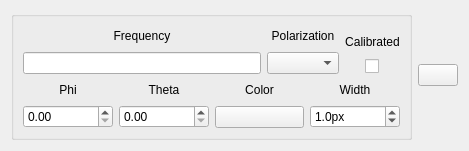
<?xml version="1.0" encoding="UTF-8"?>
<ui version="4.0">
 <class>PolarTraceSettings</class>
 <widget class="QWidget" name="PolarTraceSettings">
  <property name="geometry">
   <rect>
    <x>0</x>
    <y>0</y>
    <width>469</width>
    <height>151</height>
   </rect>
  </property>
  <property name="windowTitle">
   <string>Form</string>
  </property>
  <layout class="QHBoxLayout" name="horizontalLayout_3">
   <item>
    <widget class="QGroupBox" name="groupBox">
     <layout class="QVBoxLayout" name="verticalLayout_7">
      <item>
       <layout class="QHBoxLayout" name="horizontalLayout">
        <item>
         <layout class="QVBoxLayout" name="verticalLayout_5">
          <item>
           <widget class="QLabel" name="frequencyLabel">
            <property name="text">
             <string>Frequency</string>
            </property>
            <property name="alignment">
             <set>Qt::AlignCenter</set>
            </property>
           </widget>
          </item>
          <item>
           <widget class="FrequencyLineEdit" name="freq_le"/>
          </item>
         </layout>
        </item>
        <item>
         <layout class="QVBoxLayout" name="verticalLayout_2">
          <item>
           <widget class="QLabel" name="label_6">
            <property name="text">
             <string>Polarization</string>
            </property>
            <property name="alignment">
             <set>Qt::AlignCenter</set>
            </property>
           </widget>
          </item>
          <item>
           <widget class="QComboBox" name="pol_cb"/>
          </item>
         </layout>
        </item>
        <item>
         <layout class="QVBoxLayout" name="verticalLayout" stretch="0,0">
          <property name="spacing">
           <number>2</number>
          </property>
          <property name="bottomMargin">
           <number>0</number>
          </property>
          <item>
           <widget class="QLabel" name="label_4">
            <property name="sizePolicy">
             <sizepolicy hsizetype="Preferred" vsizetype="Preferred">
              <horstretch>0</horstretch>
              <verstretch>0</verstretch>
             </sizepolicy>
            </property>
            <property name="text">
             <string>Calibrated</string>
            </property>
            <property name="alignment">
             <set>Qt::AlignCenter</set>
            </property>
           </widget>
          </item>
          <item alignment="Qt::AlignHCenter">
           <widget class="QCheckBox" name="calibrated_checkbox">
            <property name="sizePolicy">
             <sizepolicy hsizetype="Fixed" vsizetype="Fixed">
              <horstretch>0</horstretch>
              <verstretch>0</verstretch>
             </sizepolicy>
            </property>
            <property name="text">
             <string/>
            </property>
           </widget>
          </item>
         </layout>
        </item>
       </layout>
      </item>
      <item>
       <layout class="QHBoxLayout" name="horizontalLayout_2">
        <item>
         <widget class="QWidget" name="phi_widget" native="true">
          <layout class="QVBoxLayout" name="verticalLayout_9">
           <property name="leftMargin">
            <number>0</number>
           </property>
           <property name="topMargin">
            <number>0</number>
           </property>
           <property name="rightMargin">
            <number>0</number>
           </property>
           <property name="bottomMargin">
            <number>0</number>
           </property>
           <item>
            <widget class="QLabel" name="label">
             <property name="text">
              <string>Phi</string>
             </property>
             <property name="alignment">
              <set>Qt::AlignCenter</set>
             </property>
            </widget>
           </item>
           <item>
            <widget class="ListSpinBox" name="phi_lsb"/>
           </item>
          </layout>
         </widget>
        </item>
        <item>
         <widget class="QWidget" name="theta_widget" native="true">
          <layout class="QVBoxLayout" name="verticalLayout_8">
           <property name="leftMargin">
            <number>0</number>
           </property>
           <property name="topMargin">
            <number>0</number>
           </property>
           <property name="rightMargin">
            <number>0</number>
           </property>
           <property name="bottomMargin">
            <number>0</number>
           </property>
           <item>
            <widget class="QLabel" name="label_9">
             <property name="text">
              <string>Theta</string>
             </property>
             <property name="alignment">
              <set>Qt::AlignCenter</set>
             </property>
            </widget>
           </item>
           <item>
            <widget class="ListSpinBox" name="theta_lsb"/>
           </item>
          </layout>
         </widget>
        </item>
        <item>
         <layout class="QVBoxLayout" name="verticalLayout_3">
          <item>
           <widget class="QLabel" name="label_2">
            <property name="text">
             <string>Color</string>
            </property>
            <property name="alignment">
             <set>Qt::AlignCenter</set>
            </property>
           </widget>
          </item>
          <item>
           <widget class="ColorButton" name="trace_color_btn">
            <property name="text">
             <string/>
            </property>
           </widget>
          </item>
         </layout>
        </item>
        <item>
         <layout class="QVBoxLayout" name="verticalLayout_4">
          <item>
           <widget class="QLabel" name="label_3">
            <property name="text">
             <string>Width</string>
            </property>
            <property name="alignment">
             <set>Qt::AlignCenter</set>
            </property>
           </widget>
          </item>
          <item>
           <widget class="QDoubleSpinBox" name="trace_width_dsb">
            <property name="suffix">
             <string>px</string>
            </property>
            <property name="decimals">
             <number>1</number>
            </property>
            <property name="value">
             <double>1.000000000000000</double>
            </property>
           </widget>
          </item>
         </layout>
        </item>
       </layout>
      </item>
     </layout>
    </widget>
   </item>
   <item>
    <layout class="QVBoxLayout" name="verticalLayout_6">
     <item>
      <widget class="QPushButton" name="remove_polar_trace">
       <property name="text">
        <string/>
       </property>
      </widget>
     </item>
    </layout>
   </item>
  </layout>
 </widget>
 <customwidgets>
  <customwidget>
   <class>ColorButton</class>
   <extends>QPushButton</extends>
   <header>pyqtgraph</header>
  </customwidget>
  <customwidget>
   <class>FrequencyLineEdit</class>
   <extends>QLineEdit</extends>
   <header>..widgets.frequency_lineedit</header>
  </customwidget>
  <customwidget>
   <class>ListSpinBox</class>
   <extends>QDoubleSpinBox</extends>
   <header>..widgets.list_spinbox</header>
  </customwidget>
 </customwidgets>
 <resources/>
 <connections/>
</ui>
